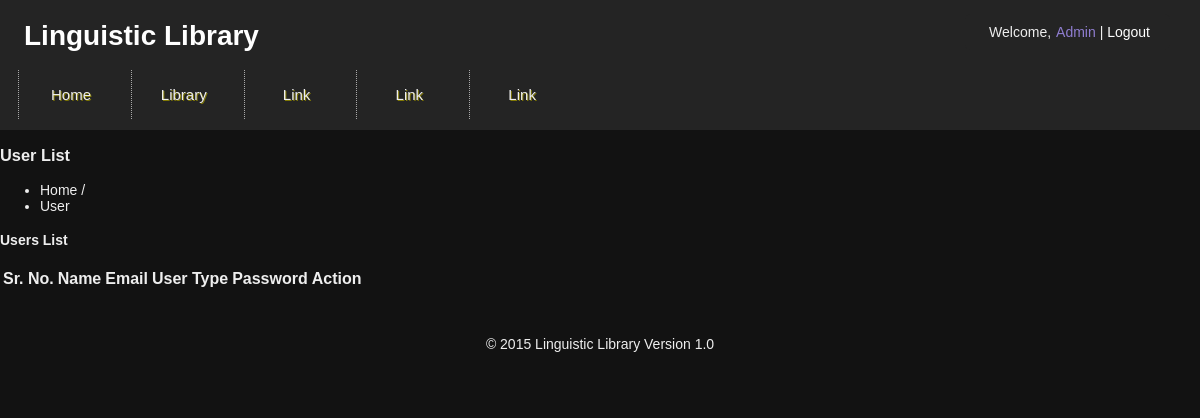
The page /user_list.php (signed in) on the database its author committed.
### tables this page shows
CREATE TABLE IF NOT EXISTS `graphics` (
  `id` int(11) NOT NULL AUTO_INCREMENT,
  `frontpage_background` varchar(255) NOT NULL,
  `banner_background` varchar(255) NOT NULL,
  `favicon` varchar(255) NOT NULL,
  `website_name` varchar(255) NOT NULL,
  `footer_html1` text NOT NULL,
  `footer_html2` text NOT NULL,
  `footer_html3` text NOT NULL,
  PRIMARY KEY (`id`)
);

CREATE TABLE IF NOT EXISTS `navigation_menu` (
  `id` int(11) NOT NULL AUTO_INCREMENT,
  `page_desc` varchar(30) NOT NULL,
  `page_name` varchar(50) NOT NULL,
  `is_page_display` enum('N','Y') NOT NULL,
  `page_order` int(1) NOT NULL,
  `url` text NOT NULL,
  PRIMARY KEY (`id`)
);

### web/includes/DbSql.inc.php (called while the page is built, shortened)
<?php
Class DBSQL
{
   function DBSQL($DB_NAME)
   {
	  global $DB_HOST,$DB_USER,$DB_PASS;
	  $conn=mysql_connect($DB_HOST,$DB_USER,$DB_PASS);
	  $this->CONN = $conn;
	  return true;
   }
   function select($sql="")
   {
	    $conn = $this->CONN;
	  $results = mysql_query($sql,$conn);
      $count = 0;
      $data = array();
      while ($row =@mysql_fetch_array($results)) {
         $data[$count] = $row;
         $count++;
      }
      return $data;
   }
}
?>

### web/includes/applicationTop.php (called while the page is built, shortened)
<?php
	$myvar	= explode("/",$_SERVER['PHP_SELF']);
	if(in_array("admin",$myvar) || in_array("publisher-admin",$myvar) || in_array("subscriber-admin",$myvar) || in_array("chat",$myvar) )
	{
		$root="../";
	}
	else
	{
		$root="";
	}
	include_once($root."includes/connectdb.php");
	include_once($root."includes/DbSql.inc.php");
	include_once($root."includes/PicSql.inc.php");
	$db		= new PicSQL($DB_NAME);
?>

### web/includes/PicSql.inc.php (called while the page is built, shortened)
<?php
Class PicSQL extends DBSQL
{
	function select_data($sql)
	{
		$result = $this->select($sql);
		return $result;
	}
}
?>

### web/user_list.php (the view, shortened to what this page needs)
<?php
include("header.php");
	  ?>
 <h3 class="page-title">User List</h3>
                   <ul class="breadcrumb">
                       <li>
                           <a href="index.php">Home</a>
                           <span class="divider">/</span>
                       </li>
                       <li class="active" title="Users">
                          User
                       </li>
                   </ul>
            <div class="row-fluid">
                <div class="span12">
                <div class="widget gray">
                    <div class="widget-title">
                        <h4><i class="icon-reorder"></i>Users List</h4>
                    </div>
                    <div class="widget-body">
                        <table class="table table-striped table-bordered" id="sample_1">
                            <thead>
                            <tr>
                                <th class="align_center_t">Sr. No.</th>
                                <th class="align_center_t">Name</th>
                                <th class="align_center_t">Email</th>
                                <th class="align_center_t">User Type</th>
                                <th class="align_center_t">Password</th>
                                <th class="align_center_t">Action</th>
                            </tr>
                            </thead>
                        </table>
                    </div>
                </div>
                </div>
            </div>
<?php include("footer.php") ?>

### web/header.php (shortened to what this page needs)
<?php
include_once('includes/applicationTop.php');
	?>
<html><head>
<link rel="stylesheet" type="text/css" href="css/style_1.css">
<link rel="stylesheet" type="text/css" href="css/style_2column.css">
<link rel="stylesheet" href="css/style.css" />
<link rel="stylesheet" type="text/css" href="css/style_homepage.css">
</head>
<body>
<div class="main_wrap2 hwrap">
	<div class="headerbar">
		<?php
							 $sql="SELECT `website_name` FROM `graphics` where id=1";
							 $res =$db->select_data($sql);
							  $name =$res[0]['website_name'];
							 ?>
		<div class="website_name"><font color="white"><?php echo $name; ?></font></div>
		<?php
		if(isset($_SESSION['ADMIN_NAME'])&&isset($_SESSION['ADMIN_ID']))
		{
			$user_id=$_SESSION['ADMIN_NAME'];
			$user   =$_SESSION['ADMIN_ID'];
		}
        ?>
       <div class="nav" style="float: right;margin-right: 24px;">
        <ul class="nav navbar-nav">
		  <li <?php if($page_nm=="login"){?>class="active"<?php } ?>>
		  		<?php   if($user_id!=""||$user!=""){
		  	?>
   	   	 Welcome,
		 <li class="active"><div><a href="profile_update.php" style="color:#907ED1;"><?php echo  $user_id." ";?></a> |
		 <a href="logout.php" class="log" id="log"><font color="white">Logout</font></a></div></li>
		  	<?php }
		  	else
		  	{
				   ?><a href="login.php">Login</a><?php
			}   ?></li>
     </ul></div>
     <?php
		$query="select *from navigation_menu where is_page_display='Y' order by page_order";
		$query1=$db->select_data($query);
		?>
		<div class="menu_m">
		<?php
	    for($i=0;$i<count($query1);$i++)
		{
		?>
		<a class="menubtn" href="<?php echo $query1[$i]['url']?>"><?php echo $query1[$i]['page_name'];?></a>&nbsp;
		<?php } ?>
		</div>
	</div>
	</div>

### web/css/style_1.css (style rules this page uses)
html, body { height: 100%; min-height: 100%; }
body { margin: 0; font-family: Arial; font-size: 14px; background-color: #121212 !important; }
a { text-decoration: none; color: #888; }
.website_name { position: absolute; top: 0; left: 0; color: #000; z-index: 2000; float: left; font-size: 28px; font-weight: bold; font-family: Arial; padding-top: 20px; padding-left: 2%; }
.menu_m { float: right; padding-right: 0px; padding-top: 30px; color: white; }
.main_wrap2 { 90px; }
@media screen and (max-width: 1200px) { .website_name { position: relative; height: 40px; text-align: left; } }
@media screen and (max-width: 1200px) { .headerbar { height: 130px !important; } }
@media screen and (max-width: 1200px) { .main_wrap2 { height: 130px !important; } }

### web/css/style.css (style rules this page uses)
html, body { height: 100%; min-height: 100%; }
body { margin: 0; font-family: Arial; font-size: 14px; background:url(../images/body_imgs.png) no-repeat top center; }
a { text-decoration: none; color: #FCFCFC; transition : color 0.2s ease-in 0s; }
ul.nav li { display: inline-block; margin-left:5px; }
.headerbar { float: left; width: 100%; }
.menu_m { position : absolute; left: 200px; color: white; margin-left: 188px; margin-top: -10px; z-index: 1; }
.navbar-nav { position: absolute !important; right: 30px !important; z-index: 200; }
.menubtn { border-left: 1px dotted #aaa; text-indent:0; display:inline-block; color:#ffffff; font-family:Arial; font-size:15px; font-weight:normal; font-style:normal; height:49px; line-height:49px; width:104px; text-decoration:none; text-align:center; text-shadow:1px 1px 0px #807805; }
@media screen and (max-width: 1200px) { .menu_m { position : absolute; left: 0px; color: white; margin-left: 18px !important; margin-top: 40px; padding-right: 0px !important; z-index: 1; } }

### web/css/style_homepage.css (style rules this page uses)
body { width: 100%; height: 100%; background-image: url('bg_1.png'); background-position: top center; background-repeat: no-repeat; background-size: 100% auto; margin: 0; font-family: Arial; font-size: 14px; color: #eee; }
a:link { text-decoration: none; color: #eee; }
.hwrap { height: 90px; }

### rows shown on the page
graphics: website_name "Linguistic Library"
navigation_menu: page_name "Home"
navigation_menu: page_name "Library"
navigation_menu: page_name "Link"
navigation_menu: page_name "Link"
navigation_menu: page_name "Link"

### other values the page prints
$user_id "Admin"
